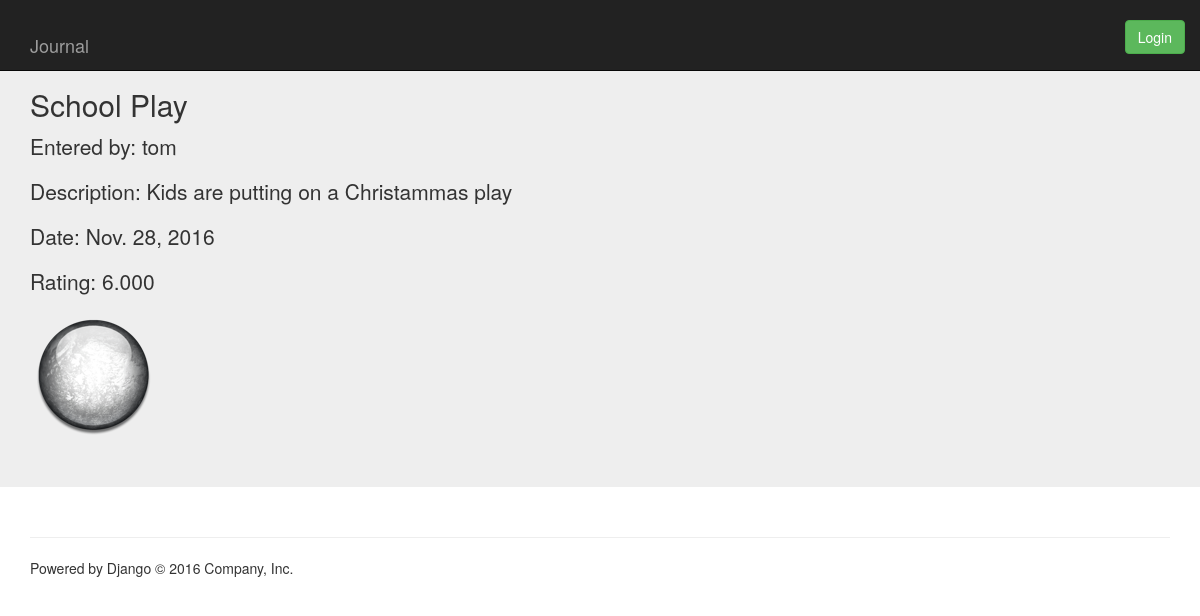
Screenshot of /3/ with the database file from the repository.
### main_app/models.py (models this page shows, shortened)
class Event(models.Model):
    user = models.ForeignKey(User)
    title = models.CharField(max_length=64)
    description = models.CharField(max_length=64)
    eventdate = models.DateField(blank=True, null=True)
    rating = models.DecimalField(max_digits=10, decimal_places=3)
    image = models.ImageField(upload_to='uploads')

### main_app/views.py (the view)
# urls.py: url(r'^([0-9])+/$', views.detail, name = 'detail'),
def detail(request, entry_id):
    entry = Event.objects.get(id=entry_id)
    return render(request, 'detail.html', {'entry':entry})

### main_app/templates/detail.html (shortened to what this page needs)
{% extends 'header.html' %}
{% load staticfiles %}
{% block content %}
<div class="jumbotron">
  <div class="container">
    <h2>{{ entry.title }}</h2>
    <p>Entered by: {{ entry.user }}</p>
    <p>Description: {{ entry.description }}</p>
    <p>Date: {{ entry.eventdate }}</p>
    <p>Rating: {{ entry.rating }}</p>
    <img src="{{ entry.image.url }}">
  </div>
</div>
<div class="container">
{% endblock %}

### rows the page displays
Event: title "School Play", user "tom", description "Kids are putting on a Christammas play", eventdate "Nov. 28, 2016", rating "6.000", image (picture)
